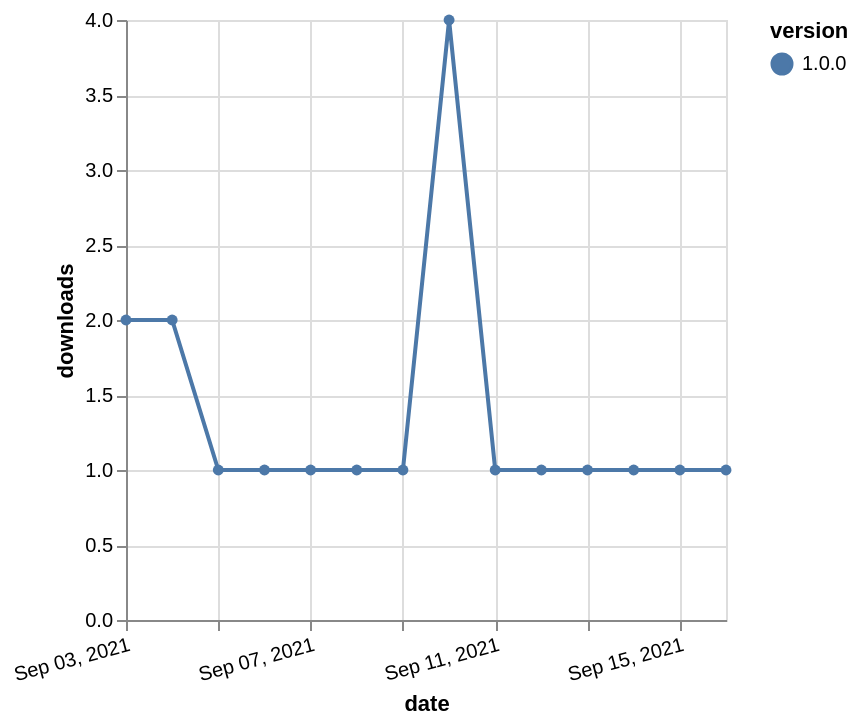

Source (Vega-Lite JSON):
### Vega-Lite specification from a JSON file in a GitHub repository (floating-point values rounded to 4 significant figures)
{"$schema": "https://vega.github.io/schema/vega-lite/v5.json", "description": "A simple bar chart with embedded data.", "data": {"values": [{"date": "2021-09-03", "total": 124, "delta": 2, "version": "1.0.0"}, {"date": "2021-09-04", "total": 126, "delta": 2, "version": "1.0.0"}, {"date": "2021-09-05", "total": 127, "delta": 1, "version": "1.0.0"}, {"date": "2021-09-06", "total": 128, "delta": 1, "version": "1.0.0"}, {"date": "2021-09-07", "total": 129, "delta": 1, "version": "1.0.0"}, {"date": "2021-09-08", "total": 130, "delta": 1, "version": "1.0.0"}, {"date": "2021-09-09", "total": 131, "delta": 1, "version": "1.0.0"}, {"date": "2021-09-10", "total": 135, "delta": 4, "version": "1.0.0"}, {"date": "2021-09-11", "total": 136, "delta": 1, "version": "1.0.0"}, {"date": "2021-09-12", "total": 137, "delta": 1, "version": "1.0.0"}, {"date": "2021-09-13", "total": 138, "delta": 1, "version": "1.0.0"}, {"date": "2021-09-14", "total": 139, "delta": 1, "version": "1.0.0"}, {"date": "2021-09-15", "total": 140, "delta": 1, "version": "1.0.0"}, {"date": "2021-09-16", "total": 141, "delta": 1, "version": "1.0.0"}]}, "width": "container", "mark": {"type": "line", "point": {"filled": true}}, "encoding": {"x": {"field": "date", "type": "temporal", "timeUnit": "yearmonthdate", "title": "date", "axis": {"labelAngle": -15}}, "y": {"field": "delta", "type": "quantitative", "title": "downloads"}, "color": {"field": "version", "type": "nominal"}, "tooltip": {"field": "delta"}}}
